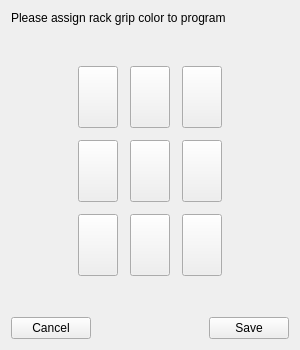
<?xml version="1.0" encoding="UTF-8"?>
<ui version="4.0">
 <class>Programs::CRackGripColorDlg</class>
 <widget class="QWidget" name="Programs::CRackGripColorDlg">
  <property name="geometry">
   <rect>
    <x>0</x>
    <y>0</y>
    <width>300</width>
    <height>350</height>
   </rect>
  </property>
  <property name="minimumSize">
   <size>
    <width>300</width>
    <height>350</height>
   </size>
  </property>
  <property name="windowTitle">
   <string>Form</string>
  </property>
  <layout class="QVBoxLayout" name="verticalLayout">
   <item>
    <widget class="QLabel" name="labelNotes">
     <property name="text">
      <string>Please assign rack grip color to program</string>
     </property>
    </widget>
   </item>
   <item>
    <spacer name="verticalSpacer_2">
     <property name="orientation">
      <enum>Qt::Vertical</enum>
     </property>
     <property name="sizeHint" stdset="0">
      <size>
       <width>20</width>
       <height>40</height>
      </size>
     </property>
    </spacer>
   </item>
   <item>
    <layout class="QHBoxLayout" name="horizontalLayout_2">
     <property name="spacing">
      <number>0</number>
     </property>
     <item>
      <spacer name="horizontalSpacer_2">
       <property name="orientation">
        <enum>Qt::Horizontal</enum>
       </property>
       <property name="sizeHint" stdset="0">
        <size>
         <width>40</width>
         <height>20</height>
        </size>
       </property>
      </spacer>
     </item>
     <item>
      <layout class="QGridLayout" name="gridLayout">
       <property name="spacing">
        <number>12</number>
       </property>
       <item row="1" column="2">
        <widget class="QPushButton" name="pbBlack">
         <property name="minimumSize">
          <size>
           <width>0</width>
           <height>62</height>
          </size>
         </property>
         <property name="focusPolicy">
          <enum>Qt::NoFocus</enum>
         </property>
         <property name="iconSize">
          <size>
           <width>45</width>
           <height>35</height>
          </size>
         </property>
        </widget>
       </item>
       <item row="2" column="1">
        <widget class="QPushButton" name="pbLightBlue">
         <property name="minimumSize">
          <size>
           <width>0</width>
           <height>62</height>
          </size>
         </property>
         <property name="focusPolicy">
          <enum>Qt::NoFocus</enum>
         </property>
         <property name="iconSize">
          <size>
           <width>45</width>
           <height>35</height>
          </size>
         </property>
        </widget>
       </item>
       <item row="2" column="2">
        <widget class="QPushButton" name="pbGreen">
         <property name="minimumSize">
          <size>
           <width>0</width>
           <height>62</height>
          </size>
         </property>
         <property name="focusPolicy">
          <enum>Qt::NoFocus</enum>
         </property>
         <property name="iconSize">
          <size>
           <width>45</width>
           <height>35</height>
          </size>
         </property>
        </widget>
       </item>
       <item row="1" column="1">
        <widget class="QPushButton" name="pbWhite">
         <property name="minimumSize">
          <size>
           <width>0</width>
           <height>62</height>
          </size>
         </property>
         <property name="focusPolicy">
          <enum>Qt::NoFocus</enum>
         </property>
         <property name="iconSize">
          <size>
           <width>45</width>
           <height>35</height>
          </size>
         </property>
         <property name="flat">
          <bool>false</bool>
         </property>
        </widget>
       </item>
       <item row="0" column="0">
        <widget class="QPushButton" name="pbYellow">
         <property name="minimumSize">
          <size>
           <width>0</width>
           <height>62</height>
          </size>
         </property>
         <property name="focusPolicy">
          <enum>Qt::NoFocus</enum>
         </property>
         <property name="iconSize">
          <size>
           <width>45</width>
           <height>35</height>
          </size>
         </property>
        </widget>
       </item>
       <item row="0" column="2">
        <widget class="QPushButton" name="pbGrey">
         <property name="minimumSize">
          <size>
           <width>0</width>
           <height>62</height>
          </size>
         </property>
         <property name="focusPolicy">
          <enum>Qt::NoFocus</enum>
         </property>
         <property name="iconSize">
          <size>
           <width>45</width>
           <height>35</height>
          </size>
         </property>
        </widget>
       </item>
       <item row="0" column="1">
        <widget class="QPushButton" name="pbPink">
         <property name="minimumSize">
          <size>
           <width>0</width>
           <height>62</height>
          </size>
         </property>
         <property name="focusPolicy">
          <enum>Qt::NoFocus</enum>
         </property>
         <property name="iconSize">
          <size>
           <width>45</width>
           <height>35</height>
          </size>
         </property>
        </widget>
       </item>
       <item row="1" column="0">
        <widget class="QPushButton" name="pbRed">
         <property name="minimumSize">
          <size>
           <width>0</width>
           <height>62</height>
          </size>
         </property>
         <property name="focusPolicy">
          <enum>Qt::NoFocus</enum>
         </property>
         <property name="iconSize">
          <size>
           <width>45</width>
           <height>35</height>
          </size>
         </property>
        </widget>
       </item>
       <item row="2" column="0">
        <widget class="QPushButton" name="pbDarkBlue">
         <property name="minimumSize">
          <size>
           <width>0</width>
           <height>62</height>
          </size>
         </property>
         <property name="focusPolicy">
          <enum>Qt::NoFocus</enum>
         </property>
         <property name="iconSize">
          <size>
           <width>45</width>
           <height>35</height>
          </size>
         </property>
        </widget>
       </item>
      </layout>
     </item>
     <item>
      <spacer name="horizontalSpacer_3">
       <property name="orientation">
        <enum>Qt::Horizontal</enum>
       </property>
       <property name="sizeHint" stdset="0">
        <size>
         <width>40</width>
         <height>20</height>
        </size>
       </property>
      </spacer>
     </item>
    </layout>
   </item>
   <item>
    <spacer name="verticalSpacer">
     <property name="orientation">
      <enum>Qt::Vertical</enum>
     </property>
     <property name="sizeHint" stdset="0">
      <size>
       <width>20</width>
       <height>40</height>
      </size>
     </property>
    </spacer>
   </item>
   <item>
    <layout class="QHBoxLayout" name="horizontalLayout_3">
     <item>
      <widget class="QPushButton" name="btnCancel">
       <property name="focusPolicy">
        <enum>Qt::NoFocus</enum>
       </property>
       <property name="text">
        <string>Cancel</string>
       </property>
      </widget>
     </item>
     <item>
      <spacer name="horizontalSpacer">
       <property name="orientation">
        <enum>Qt::Horizontal</enum>
       </property>
       <property name="sizeHint" stdset="0">
        <size>
         <width>40</width>
         <height>20</height>
        </size>
       </property>
      </spacer>
     </item>
     <item>
      <widget class="QPushButton" name="btnSave">
       <property name="focusPolicy">
        <enum>Qt::NoFocus</enum>
       </property>
       <property name="text">
        <string>Save</string>
       </property>
      </widget>
     </item>
    </layout>
   </item>
  </layout>
 </widget>
 <resources/>
 <connections/>
</ui>
